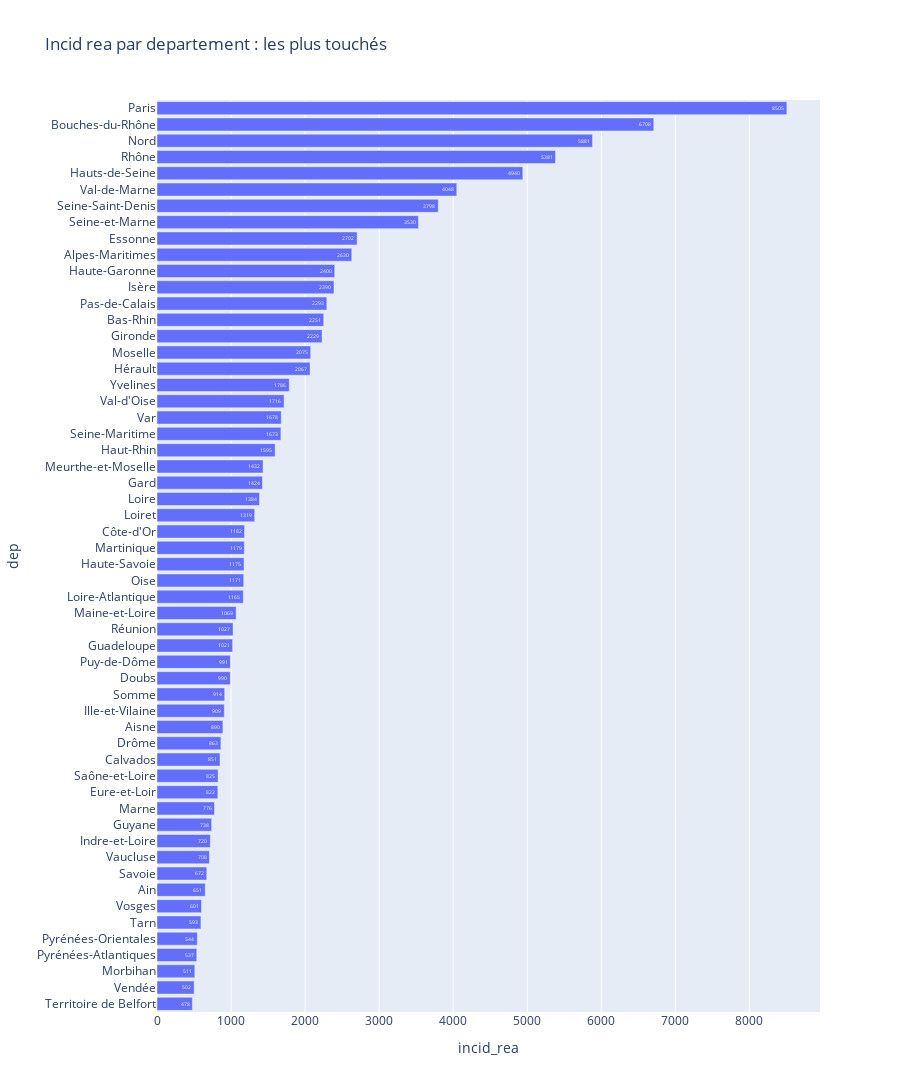

The code cell stored with this chart in its notebook:
### Code cell
import plotly.express as px

SumIncid_reaDep1 = dataIndicateurs.groupby(['lib_dep'])['incid_rea'].sum()
df1 = pd.DataFrame(SumIncid_reaDep1)
df1['dep'] = df1.index
df1.index = np.arange(1,102)
df1_global = df1[['dep','incid_rea']]
#df1.index = np.arange(1,102)
fig = px.bar(df1_global.sort_values('incid_rea',ascending=False)[:56][::-1],
             x='incid_rea',y='dep',title='Incid rea par departement : les plus touchés',text='incid_rea', height=1300, orientation='h')
fig.show()

### Figure 1 — Plotly figure (JSON) as saved in the notebook; plotly's stock layout.template omitted (floating-point values rounded to 4 significant figures)
{"data": [{"alignmentgroup": "True", "hovertemplate": "incid_rea=%{text}<br>dep=%{y}<extra></extra>", "legendgroup": "", "marker": {"color": "#636efa"}, "name": "", "offsetgroup": "", "orientation": "h", "showlegend": false, "text": [478, 502, 511, 537, 544, 593, 601, 651, 672, 708, 720, 738, 776, 822, 825, 851, 863, 890, 909, 914, 990, 991, 1021, 1027, 1069, 1165, 1171, 1175, 1179, 1182, 1319, 1384, 1424, 1432, 1595, 1673, 1678, 1716, 1786, 2067, 2075, 2229, 2251, 2293, 2390, 2400, 2630, 2702, 3530, 3798, 4048, 4940, 5381, 5881, 6708, 8505], "textposition": "auto", "type": "bar", "x": [478, 502, 511, 537, 544, 593, 601, 651, 672, 708, 720, 738, 776, 822, 825, 851, 863, 890, 909, 914, 990, 991, 1021, 1027, 1069, 1165, 1171, 1175, 1179, 1182, 1319, 1384, 1424, 1432, 1595, 1673, 1678, 1716, 1786, 2067, 2075, 2229, 2251, 2293, 2390, 2400, 2630, 2702, 3530, 3798, 4048, 4940, 5381, 5881, 6708, 8505], "xaxis": "x", "y": ["Territoire de Belfort", "Vendée", "Morbihan", "Pyrénées-Atlantiques", "Pyrénées-Orientales", "Tarn", "Vosges", "Ain", "Savoie", "Vaucluse", "Indre-et-Loire", "Guyane", "Marne", "Eure-et-Loir", "Saône-et-Loire", "Calvados", "Drôme", "Aisne", "Ille-et-Vilaine", "Somme", "Doubs", "Puy-de-Dôme", "Guadeloupe", "Réunion", "Maine-et-Loire", "Loire-Atlantique", "Oise", "Haute-Savoie", "Martinique", "Côte-d'Or", "Loiret", "Loire", "Gard", "Meurthe-et-Moselle", "Haut-Rhin", "Seine-Maritime", "Var", "Val-d'Oise", "Yvelines", "Hérault", "Moselle", "Gironde", "Bas-Rhin", "Pas-de-Calais", "Isère", "Haute-Garonne", "Alpes-Maritimes", "Essonne", "Seine-et-Marne", "Seine-Saint-Denis", "Val-de-Marne", "Hauts-de-Seine", "Rhône", "Nord", "Bouches-du-Rhône", "Paris"], "yaxis": "y"}], "layout": {"barmode": "relative", "height": 1300, "legend": {"tracegroupgap": 0}, "title": {"text": "Incid rea par departement : les plus touchés"}, "xaxis": {"anchor": "y", "domain": [0, 1], "title": {"text": "incid_rea"}}, "yaxis": {"anchor": "x", "domain": [0, 1], "title": {"text": "dep"}}}}
